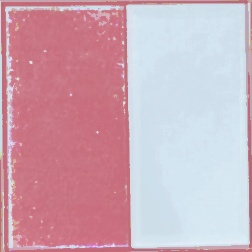
#> input picture result_HarmoMed/results/10_object.jpg, 252 x 252 px
$ python -i binary_HarmoMed_img2.py   (imports and definitions only)
#> lines starting #> are read from the running program, lines starting #| are printed output that depends on the picture; after the words box and inside, x2 and y2 are one past the last pixel; in counts of white or black regions, pixels touching at a corner belong together
#> further down, picture is the input picture: shape (252, 252, 3); mean B, G, R 183.5, 170.2, 205.2
import cv2
import numpy as np
import matplotlib.pyplot as plt
import requests
import os
import time
from datetime import datetime
from skimage.exposure import match_histograms
from skimage.color import deltaE_ciede2000
from PIL import Image
import pandas as pd

# กำหนด path และสร้างโฟลเดอร์เก็บข้อมูล
csv_file = "result_HarmoMed/image_log.csv"
UPLOAD_FOLDER = 'result_HarmoMed/uploads/'
# [1 line not run here, left out]

# โหลดข้อมูลจาก CSV
# [43 lines left out: functions load_csv_data, add_new_row_to_csv, get_next_filename, save_uploaded_images, not called in this run]

DEBUG = True

# แสดง progress bar
# [7 lines left out: function progress_bar, not called in this run]

def log(*msg):
    if DEBUG:
        print(*msg)

# ตรวจจับวัตถุจากภาพ
# [56 lines left out: functions detection, color_transfer, not called in this run]

# เพิ่มความเข้มสีส้ม
def orange_region_boost(img, strength=1.2):
#> called with strength = 1.2
    hsv = cv2.cvtColor(img, cv2.COLOR_BGR2HSV)
#> hsv: shape (252, 252, 3); mean H, S, V 140, 67, 217.6

    lower_orange = np.array([5, 100, 100])
    upper_orange = np.array([20, 255, 255])

    mask = cv2.inRange(hsv, lower_orange, upper_orange)
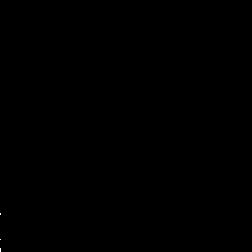
#> mask: shape (252, 252); 0.01% white in thin lines or dots, all inside (x1, y1, x2, y2) = (0, 213, 1, 252)

    hsv[:,:,1] = np.where(mask>0, hsv[:,:,1]*strength, hsv[:,:,1])
#> hsv: shape (252, 252, 3); mean H, S, V 140, 67, 217.6
    hsv[:,:,1] = np.clip(hsv[:,:,1], 0, 255)

    return cv2.cvtColor(hsv.astype(np.uint8), cv2.COLOR_HSV2BGR)

# วิเคราะห์ความต่างสีและส้ม
# [211 lines left out: functions analyze_rgb_and_orange_shift, advanced_color_match, deltaE_cie2000, iterative_color_match, apply_color_to_full_image, processing_img and 1 more, not called in this run]

>>> import cv2
>>> picture = cv2.imread('../result_HarmoMed/results/10_object.jpg')
>>> result = orange_region_boost(picture)

$ run again, on result_HarmoMed/results/18_object.jpg
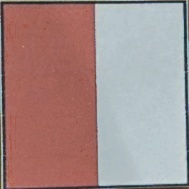
#> input picture result_HarmoMed/results/18_object.jpg, 189 x 189 px
#> picture is the input picture: shape (189, 189, 3); mean B, G, R 139.9, 141.4, 166.5
#> in orange_region_boost, `mask = cv2.inRange(hsv, lower_orange, upper_orange)`:
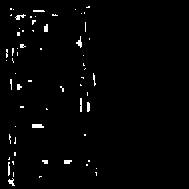
#> mask: shape (189, 189); 1.8% white in thin lines or dots, all inside (x1, y1, x2, y2) = (6, 6, 97, 186)
